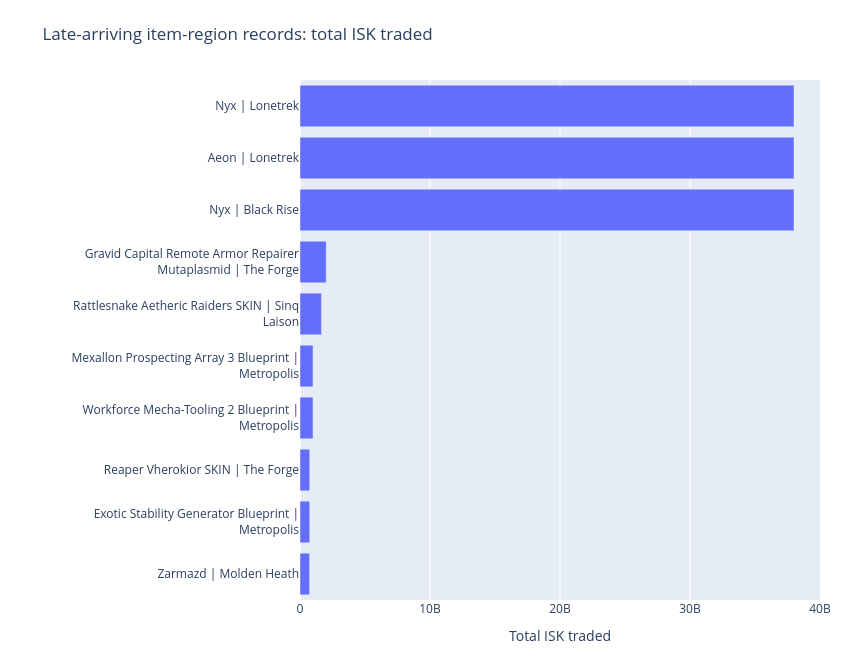

The notebook cell saved with this chart:
### Markdown cell above
### Individual item-region records

Start with the largest individual late arrivals. The same item arriving in two regions is two different records.

### Code cell
late_item_region_ranking = rank_late_arrivals(
    late_arrivals,
    ["type_id", "type_name", "region_id", "region_name"],
    "item_region",
)
show_late_ranking(late_item_region_ranking, "item_region", "Late-arriving item-region records: total ISK traded")

### Figure 1 — Plotly figure (JSON) as saved in the notebook; plotly's stock layout.template omitted (floating-point values rounded to 4 significant figures)
{"data": [{"customdata": [["Nyx | Lonetrek", 1], ["Aeon | Lonetrek", 1], ["Nyx | Black Rise", 1], ["Gravid Capital Remote Armor Repairer Mutaplasmid | The Forge", 1], ["Rattlesnake Aetheric Raiders SKIN | Sinq Laison", 1], ["Mexallon Prospecting Array 3 Blueprint | Metropolis", 1], ["Workforce Mecha-Tooling 2 Blueprint | Metropolis", 1], ["Reaper Vherokior SKIN | The Forge", 1], ["Exotic Stability Generator Blueprint | Metropolis", 1], ["Zarmazd | Molden Heath", 1]], "hovertemplate": "%{customdata[0]}<br>Late arrivals=%{customdata[1]}<br>Total ISK traded=%{x:,.0f}<extra></extra>", "legendgroup": "", "marker": {"color": "#636efa", "pattern": {"shape": ""}}, "name": "", "orientation": "h", "showlegend": false, "textposition": "auto", "type": "bar", "x": [38000000000.0, 38000000000.0, 38000000000.0, 2016000000.0, 1649000000.0, 1000000000.0, 1000000000.0, 750000000.0, 750000000.0, 739900000.0], "xaxis": "x", "y": ["0", "1", "2", "3", "4", "5", "6", "7", "8", "9"], "yaxis": "y"}], "layout": {"autosize": false, "barmode": "relative", "height": 670, "legend": {"orientation": "h", "tracegroupgap": 0, "x": 0, "y": -0.25, "yanchor": "top"}, "margin": {"b": 70, "l": 300, "r": 30, "t": 80}, "title": {"text": "Late-arriving item-region records: total ISK traded"}, "width": 850, "xaxis": {"anchor": "y", "automargin": true, "domain": [0, 1], "nticks": 8, "title": {"text": "Total ISK traded"}}, "yaxis": {"anchor": "x", "automargin": true, "autorange": "reversed", "categoryarray": ["0", "1", "2", "3", "4", "5", "6", "7", "8", "9"], "categoryorder": "array", "domain": [0, 1], "tickmode": "array", "ticktext": ["Nyx | Lonetrek", "Aeon | Lonetrek", "Nyx | Black Rise", "Gravid Capital Remote Armor Repairer<br>Mutaplasmid | The Forge", "Rattlesnake Aetheric Raiders SKIN | Sinq<br>Laison", "Mexallon Prospecting Array 3 Blueprint |<br>Metropolis", "Workforce Mecha-Tooling 2 Blueprint |<br>Metropolis", "Reaper Vherokior SKIN | The Forge", "Exotic Stability Generator Blueprint |<br>Metropolis", "Zarmazd | Molden Heath"], "tickvals": ["0", "1", "2", "3", "4", "5", "6", "7", "8", "9"], "title": {"text": ""}}}}
